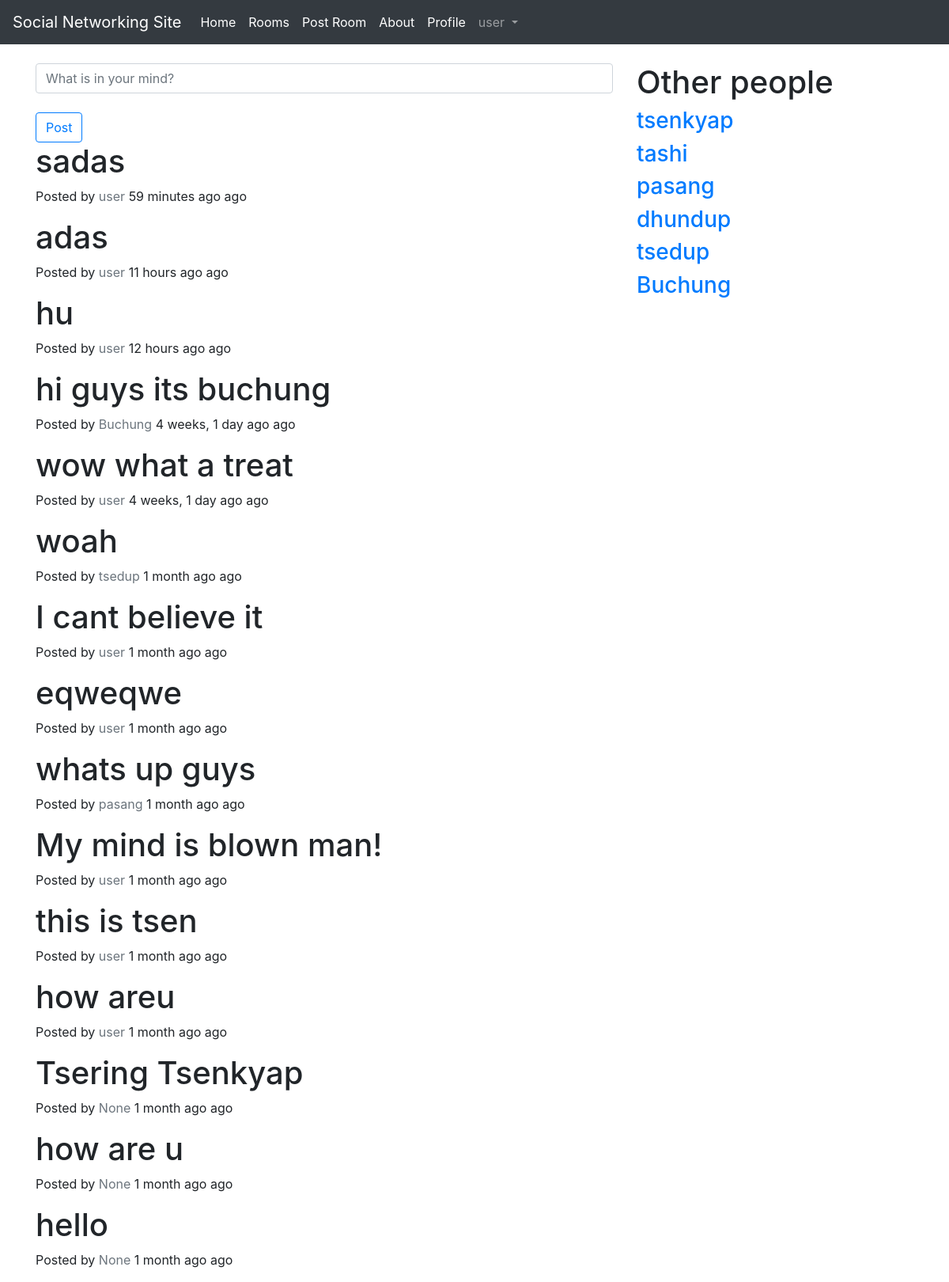
The app's page /accounts/home/ (signed in) with its own data.
### user/models.py (models this page shows, shortened)
class Post(models.Model):
	user = models.ForeignKey(User,null=True,on_delete=models.CASCADE)
	text = models.TextField()
	date = models.DateTimeField(auto_now_add=True)

### user/views.py (the view)
# urls.py: path('home/',views.home_view,name='home'),
def home_view(request):
	posts = Post.objects.all().order_by('-date')
	users = User.objects.exclude(id=request.user.id)#gets everthing except for the user logged in
	if request.method == 'POST':
		form = PostForm(request.POST)
		if form.is_valid():
			instance = form.save(commit=False)
			instance.user = request.user
			instance.save()
			return redirect('user:home')
	else:
		form = PostForm()
	template_name = 'user/home.html'
	args = {'form' : form,'posts':posts,'users':users}
	return render(request,template_name,args)

### user/forms.py
class PostForm(forms.ModelForm):
	class Meta:
		model = Post
		fields = ('text',)
		widgets = {
				'text' : forms.TextInput(attrs={'class':'form-control','placeholder':'What is in your mind?'}),
		}

### user/templates/user/home.html (shortened to what this page needs)
{% extends 'base.html' %}
{% load humanize %}
{% block content %}
<br>
		<div class="container">
			<div class="row">
				<div class="col-xs-12 col-sm-12 col-md-8 col-lg-8 col-xl-8">
				{% if user.is_authenticated %}
					<form method="POST" action="">
						{{form.text}} <br>
						<button class='btn btn-outline-primary btn-md' type="submit">Post</button>
					</form>
					{% endif %}
					{% for post in posts%}
						<h1>{{ post.text }}</h1>
						<p> Posted by <span class="text-muted">{{ post.user}}</span> {{post.date|naturaltime}} ago</p>
					{% endfor %}
				</div>
				<div class="col-xs-12 col-sm-12 col-md-4 col-lg-4 col-xl-4">
					<h1>Other people</h1>
					{% for user in users%}
						<h3><a href="{% url 'user:profile_with_pk' user.pk%}">{{ user.username }}</a></h3>
					{% endfor %}
				</div>
			</div>
		</div>
{% endblock %}

### templates/nav-bar.html (shortened to what this page needs)
        <nav class="navbar navbar-expand-lg navbar-dark bg-dark">
        <a class="navbar-brand" href="#">Social Networking Site</a>
        <div class="collapse navbar-collapse" id="navbarSupportedContent">
            <ul class="navbar-nav mr-auto">
                  <li class="nav-item active">
                    <a class="nav-link" href="{% url 'user:home'%}">Home <span class="sr-only">(current)</span></a>
                  </li>
                {% if user.is_authenticated %}
                		<li class="nav-item active">
		                    <a class="nav-link" href="{% url 'room:home'%}"> Rooms <span class="sr-only">(current)</span></a>
		                  </li>
		                    <li class="nav-item active">
		                    <a class="nav-link" href="{% url 'room:post_rent'%}">Post Room <span class="sr-only">(current)</span></a>
		                  </li>
		                   <li class="nav-item active">
		                    <a class="nav-link" href="{% url 'room:about'%}"> About <span class="sr-only">(current)</span></a>
		                  </li>
		                  <li class="nav-item active">
		                    <a class="nav-link" href="{% url 'user:profile'%}">Profile <span class="sr-only">(current)</span></a>
		                  </li>
		                 <li class="nav-item dropdown">
		                    <a class="nav-link dropdown-toggle" href="#" id="navbarDropdown" role="button" data-toggle="dropdown" aria-haspopup="true" aria-expanded="false">
		                      {{user.username}}
		                    </a>
			          </li>
				{% endif %}
        				</ul>
			        </div>
			    </nav>

### records on screen
Post: text "sadas", user "user", date "59 minutes ago"
Post: text "adas", user "user", date "11 hours ago"
Post: text "hu", user "user", date "12 hours ago"
Post: text "hi guys its buchung", user "Buchung", date "4 weeks, 1 day ago"
Post: text "wow what a treat", user "user", date "4 weeks, 1 day ago"
Post: text "woah", user "tsedup", date "1 month ago"
Post: text "I cant believe it", user "user", date "1 month ago"
Post: text "eqweqwe", user "user", date "1 month ago"
Post: text "whats up guys", user "pasang", date "1 month ago"
Post: text "My mind is blown man!", user "user", date "1 month ago"
Post: text "this is tsen", user "user", date "1 month ago"
Post: text "how areu", user "user", date "1 month ago"
Post: text "Tsering Tsenkyap", user "None", date "1 month ago"
Post: text "how are u", user "None", date "1 month ago"
Post: text "hello", user "None", date "1 month ago"

### other values on screen
{{ user.username }} "user"
{{ user.username }} "tsenkyap"
{{ user.username }} "tashi"
{{ user.username }} "pasang"
{{ user.username }} "dhundup"
{{ user.username }} "tsedup"
{{ user.username }} "Buchung"
